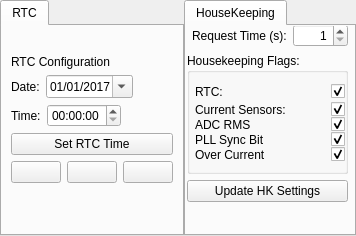
            <widget class="QWidget" name="deviceConfigWidget" native="true">
             <property name="maximumSize">
              <size>
               <width>16777215</width>
               <height>300</height>
              </size>
             </property>
             <layout class="QHBoxLayout" name="horizontalLayout_8">
              <property name="spacing">
               <number>0</number>
              </property>
              <property name="leftMargin">
               <number>0</number>
              </property>
              <property name="topMargin">
               <number>0</number>
              </property>
              <property name="rightMargin">
               <number>0</number>
              </property>
              <property name="bottomMargin">
               <number>0</number>
              </property>
              <item>
               <widget class="QTabWidget" name="tabWidget">
                <property name="font">
                 <font>
                  <weight>50</weight>
                  <bold>false</bold>
                 </font>
                </property>
                <property name="currentIndex">
                 <number>0</number>
                </property>
                <widget class="QWidget" name="tab">
                 <attribute name="icon">
                  <iconset>
                   <normaloff>img/clock.png</normaloff>img/clock.png</iconset>
                 </attribute>
                 <attribute name="title">
                  <string>RTC</string>
                 </attribute>
                 <layout class="QVBoxLayout" name="verticalLayout_13">
                  <property name="spacing">
                   <number>0</number>
                  </property>
                  <property name="leftMargin">
                   <number>0</number>
                  </property>
                  <property name="topMargin">
                   <number>0</number>
                  </property>
                  <property name="rightMargin">
                   <number>0</number>
                  </property>
                  <property name="bottomMargin">
                   <number>0</number>
                  </property>
                  <item>
                   <widget class="QWidget" name="widget_9" native="true">
                    <layout class="QVBoxLayout" name="verticalLayout_14">
                     <item>
                      <spacer name="horizontalSpacer_5">
                       <property name="orientation">
                        <enum>Qt::Horizontal</enum>
                       </property>
                       <property name="sizeHint" stdset="0">
                        <size>
                         <width>40</width>
                         <height>20</height>
                        </size>
                       </property>
                      </spacer>
                     </item>
                     <item>
                      <widget class="QLabel" name="label_18">
                       <property name="text">
                        <string>RTC Configuration</string>
                       </property>
                      </widget>
                     </item>
                     <item>
                      <widget class="QWidget" name="widget_3" native="true">
                       <layout class="QVBoxLayout" name="verticalLayout_6">
                        <property name="leftMargin">
                         <number>0</number>
                        </property>
                        <property name="topMargin">
                         <number>0</number>
                        </property>
                        <property name="rightMargin">
                         <number>0</number>
                        </property>
                        <property name="bottomMargin">
                         <number>0</number>
                        </property>
                        <item>
                         <widget class="QWidget" name="widget_2" native="true">
                          <layout class="QHBoxLayout" name="horizontalLayout_3">
                           <property name="leftMargin">
                            <number>0</number>
                           </property>
                           <property name="topMargin">
                            <number>0</number>
                           </property>
                           <property name="rightMargin">
                            <number>0</number>
                           </property>
                           <property name="bottomMargin">
                            <number>0</number>
                           </property>
                           <item>
                            <widget class="QLabel" name="label_2">
                             <property name="font">
                              <font>
                               <weight>50</weight>
                               <bold>false</bold>
                              </font>
                             </property>
                             <property name="text">
                              <string>Date:</string>
                             </property>
                            </widget>
                           </item>
                           <item>
                            <widget class="QDateEdit" name="rtcDateEdit">
                             <property name="font">
                              <font>
                               <weight>50</weight>
                               <bold>false</bold>
                              </font>
                             </property>
                             <property name="displayFormat">
                              <string>dd/MM/yyyy</string>
                             </property>
                             <property name="calendarPopup">
                              <bool>true</bool>
                             </property>
                             <property name="date">
                              <date>
                               <year>2017</year>
                               <month>1</month>
                               <day>1</day>
                              </date>
                             </property>
                            </widget>
                           </item>
                           <item>
                            <spacer name="horizontalSpacer_2">
                             <property name="orientation">
                              <enum>Qt::Horizontal</enum>
                             </property>
                             <property name="sizeHint" stdset="0">
                              <size>
                               <width>40</width>
                               <height>20</height>
                              </size>
                             </property>
                            </spacer>
                           </item>
                          </layout>
                         </widget>
                        </item>
                        <item>
                         <widget class="QWidget" name="widget" native="true">
                          <layout class="QHBoxLayout" name="horizontalLayout_2">
                           <property name="leftMargin">
                            <number>0</number>
                           </property>
                           <property name="topMargin">
                            <number>0</number>
                           </property>
                           <property name="rightMargin">
                            <number>0</number>
                           </property>
                           <property name="bottomMargin">
                            <number>0</number>
                           </property>
                           <item>
                            <widget class="QLabel" name="label_3">
                             <property name="font">
                              <font>
                               <weight>50</weight>
                               <bold>false</bold>
                              </font>
                             </property>
                             <property name="text">
                              <string>Time:</string>
                             </property>
                            </widget>
                           </item>
                           <item>
                            <widget class="QTimeEdit" name="rtcTimeEdit">
                             <property name="font">
                              <font>
                               <weight>50</weight>
                               <bold>false</bold>
                              </font>
                             </property>
                             <property name="calendarPopup">
                              <bool>false</bool>
                             </property>
                            </widget>
                           </item>
                           <item>
                            <spacer name="horizontalSpacer">
                             <property name="orientation">
                              <enum>Qt::Horizontal</enum>
                             </property>
                             <property name="sizeHint" stdset="0">
                              <size>
                               <width>40</width>
                               <height>20</height>
                              </size>
                             </property>
                            </spacer>
                           </item>
                          </layout>
                         </widget>
                        </item>
                        <item>
                         <widget class="QPushButton" name="setRTCButton">
                          <property name="font">
                           <font>
                            <weight>50</weight>
                            <bold>false</bold>
                           </font>
                          </property>
                          <property name="text">
                           <string>Set RTC Time</string>
                          </property>
                          <property name="icon">
                           <iconset>
                            <normaloff>img/play3.png</normaloff>img/play3.png</iconset>
                          </property>
                         </widget>
                        </item>
                        <item>
                         <widget class="QWidget" name="widget_6" native="true">
                          <layout class="QHBoxLayout" name="horizontalLayout_5">
                           <property name="leftMargin">
                            <number>0</number>
                           </property>
                           <property name="topMargin">
                            <number>0</number>
                           </property>
                           <property name="rightMargin">
                            <number>0</number>
                           </property>
                           <property name="bottomMargin">
                            <number>0</number>
                           </property>
                           <item>
                            <widget class="QPushButton" name="pauseRTCButton">
                             <property name="toolTip">
                              <string>Pause RTC</string>
                             </property>
                             <property name="text">
                              <string/>
                             </property>
                             <property name="icon">
                              <iconset>
                               <normaloff>img/rtc_pause.png</normaloff>img/rtc_pause.png</iconset>
                             </property>
                            </widget>
                           </item>
                           <item>
                            <widget class="QPushButton" name="resumeRTCButton">
                             <property name="toolTip">
                              <string>Resume RTC</string>
                             </property>
                             <property name="text">
                              <string/>
                             </property>
                             <property name="icon">
                              <iconset>
                               <normaloff>img/rtc_play.png</normaloff>img/rtc_play.png</iconset>
                             </property>
                            </widget>
                           </item>
                           <item>
                            <widget class="QPushButton" name="resetRTCButton">
                             <property name="toolTip">
                              <string>Reset RTC</string>
                             </property>
                             <property name="text">
                              <string/>
                             </property>
                             <property name="icon">
                              <iconset>
                               <normaloff>img/rtc_reset.png</normaloff>img/rtc_reset.png</iconset>
                             </property>
                            </widget>
                           </item>
                          </layout>
                         </widget>
                        </item>
                        <item>
                         <spacer name="verticalSpacer_3">
                          <property name="orientation">
                           <enum>Qt::Vertical</enum>
                          </property>
                          <property name="sizeHint" stdset="0">
                           <size>
                            <width>20</width>
                            <height>40</height>
                           </size>
                          </property>
                         </spacer>
                        </item>
                       </layout>
                      </widget>
                     </item>
                    </layout>
                   </widget>
                  </item>
                 </layout>
                </widget>
               </widget>
              </item>
              <item>
               <widget class="QTabWidget" name="tabWidget_3">
                <property name="font">
                 <font>
                  <weight>50</weight>
                  <bold>false</bold>
                 </font>
                </property>
                <property name="currentIndex">
                 <number>0</number>
                </property>
                <widget class="QWidget" name="tab_hk">
                 <property name="minimumSize">
                  <size>
                   <width>168</width>
                   <height>0</height>
                  </size>
                 </property>
                 <attribute name="icon">
                  <iconset>
                   <normaloff>img/stats.png</normaloff>img/stats.png</iconset>
                 </attribute>
                 <attribute name="title">
                  <string notr="true">HouseKeeping</string>
                 </attribute>
                 <widget class="QWidget" name="widget_20" native="true">
                  <property name="geometry">
                   <rect>
                    <x>1</x>
                    <y>-2</y>
                    <width>161</width>
                    <height>231</height>
                   </rect>
                  </property>
                  <property name="sizePolicy">
                   <sizepolicy hsizetype="Maximum" vsizetype="Maximum">
                    <horstretch>0</horstretch>
                    <verstretch>0</verstretch>
                   </sizepolicy>
                  </property>
                  <property name="minimumSize">
                   <size>
                    <width>151</width>
                    <height>179</height>
                   </size>
                  </property>
                  <layout class="QVBoxLayout" name="verticalLayout_10">
                   <item>
                    <widget class="QWidget" name="widget_13" native="true">
                     <layout class="QHBoxLayout" name="horizontalLayout_10">
                      <property name="leftMargin">
                       <number>5</number>
                      </property>
                      <property name="topMargin">
                       <number>0</number>
                      </property>
                      <property name="rightMargin">
                       <number>0</number>
                      </property>
                      <property name="bottomMargin">
                       <number>0</number>
                      </property>
                      <item>
                       <widget class="QLabel" name="label_17">
                        <property name="font">
                         <font>
                          <weight>50</weight>
                          <bold>false</bold>
                         </font>
                        </property>
                        <property name="text">
                         <string>Request Time (s):</string>
                        </property>
                       </widget>
                      </item>
                      <item>
                       <widget class="QSpinBox" name="hkRequestSpinBox">
                        <property name="alignment">
                         <set>Qt::AlignRight|Qt::AlignTrailing|Qt::AlignVCenter</set>
                        </property>
                        <property name="minimum">
                         <number>1</number>
                        </property>
                       </widget>
                      </item>
                     </layout>
                    </widget>
                   </item>
                   <item>
                    <widget class="QGroupBox" name="groupBox">
                     <property name="font">
                      <font>
                       <weight>50</weight>
                       <bold>false</bold>
                      </font>
                     </property>
                     <property name="toolTip">
                      <string>Select measures for housekeeping packages</string>
                     </property>
                     <property name="title">
                      <string>Housekeeping Flags: </string>
                     </property>
                     <layout class="QGridLayout" name="gridLayout">
                      <property name="leftMargin">
                       <number>5</number>
                      </property>
                      <property name="topMargin">
                       <number>9</number>
                      </property>
                      <property name="rightMargin">
                       <number>0</number>
                      </property>
                      <property name="bottomMargin">
                       <number>9</number>
                      </property>
                      <property name="horizontalSpacing">
                       <number>6</number>
                      </property>
                      <property name="verticalSpacing">
                       <number>0</number>
                      </property>
                      <item row="8" column="0">
                       <widget class="QLabel" name="label_8">
                        <property name="text">
                         <string>Over Current</string>
                        </property>
                       </widget>
                      </item>
                      <item row="1" column="2">
                       <widget class="QCheckBox" name="hkRTCCheck">
                        <property name="text">
                         <string/>
                        </property>
                        <property name="checked">
                         <bool>true</bool>
                        </property>
                       </widget>
                      </item>
                      <item row="3" column="0">
                       <widget class="QLabel" name="label_6">
                        <property name="text">
                         <string>ADC RMS</string>
                        </property>
                       </widget>
                      </item>
                      <item row="5" column="0">
                       <widget class="QLabel" name="label_7">
                        <property name="text">
                         <string>PLL Sync Bit</string>
                        </property>
                       </widget>
                      </item>
                      <item row="2" column="2">
                       <widget class="QCheckBox" name="hkCurrentSensorCheck">
                        <property name="text">
                         <string/>
                        </property>
                        <property name="checked">
                         <bool>true</bool>
                        </property>
                       </widget>
                      </item>
                      <item row="8" column="2">
                       <widget class="QCheckBox" name="hkOverCurrentErrorCheck">
                        <property name="text">
                         <string/>
                        </property>
                        <property name="checked">
                         <bool>true</bool>
                        </property>
                       </widget>
                      </item>
                      <item row="3" column="2">
                       <widget class="QCheckBox" name="hkADCRmsCheck">
                        <property name="text">
                         <string/>
                        </property>
                        <property name="checked">
                         <bool>true</bool>
                        </property>
                       </widget>
                      </item>
                      <item row="1" column="0">
                       <widget class="QLabel" name="label_4">
                        <property name="text">
                         <string>RTC:</string>
                        </property>
                       </widget>
                      </item>
                      <item row="2" column="0">
                       <widget class="QLabel" name="label_5">
                        <property name="text">
                         <string>Current Sensors:</string>
                        </property>
                       </widget>
                      </item>
                      <item row="5" column="2">
                       <widget class="QCheckBox" name="hkPLLSyncBitCheck">
                        <property name="text">
                         <string/>
                        </property>
                        <property name="checked">
                         <bool>true</bool>
                        </property>
                       </widget>
                      </item>
                      <item row="1" column="1">
                       <spacer name="horizontalSpacer_6">
                        <property name="orientation">
                         <enum>Qt::Horizontal</enum>
                        </property>
                        <property name="sizeHint" stdset="0">
                         <size>
                          <width>40</width>
                          <height>20</height>
                         </size>
                        </property>
                       </spacer>
                      </item>
                     </layout>
                    </widget>
                   </item>
                   <item>
                    <widget class="QPushButton" name="updateHKButton">
                     <property name="font">
                      <font>
                       <weight>50</weight>
                       <bold>false</bold>
                      </font>
                     </property>
                     <property name="text">
                      <string>Update HK Settings</string>
                     </property>
                     <property name="icon">
                      <iconset>
                       <normaloff>img/check.png</normaloff>img/check.png</iconset>
                     </property>
                    </widget>
                   </item>
                   <item>
                    <spacer name="verticalSpacer">
                     <property name="orientation">
                      <enum>Qt::Vertical</enum>
                     </property>
                     <property name="sizeHint" stdset="0">
                      <size>
                       <width>20</width>
                       <height>40</height>
                      </size>
                     </property>
                    </spacer>
                   </item>
                  </layout>
                 </widget>
                </widget>
               </widget>
              </item>
             </layout>
            </widget>
